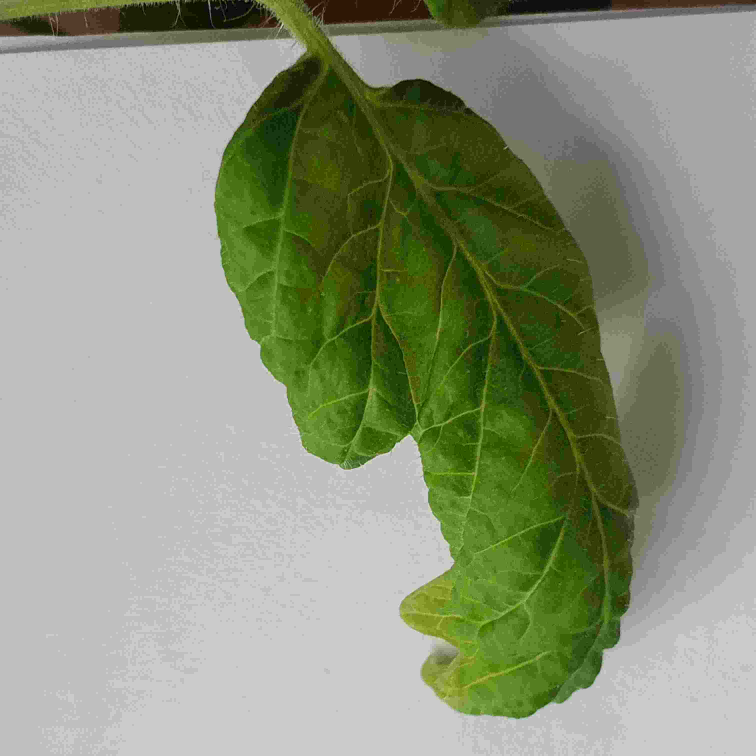
#> input picture porject/compressed_low_quality_image.jpg, 3024 x 3024 px, given in place of the camera (shown at 1/4 size)
$ jupyter execute --allow-errors 0704.ipynb
#> lines starting #> are read from the running program, lines starting #| are printed output that depends on the picture
[cell 1]
import sys
import cv2
import numpy as np
import matplotlib.pyplot as plt
import os
import glob

[cell 2]
src = cv2.imread('./fig2/cow.png')
dst = cv2.imread('./fig2/green.png')
#> (the rest of this cell did not finish here and is left out)

#> (a cell that did not finish here is left out)

[cell 4]
img = np.ones((600, 1200, 3), np.uint8)*255

## 라인
cv2.line(img, (50, 80), (200,80), (0, 0, 255), 5, cv2.LINE_4)
cv2.line(img, (200, 80), (100,250), (0, 0, 255), 5, cv2.LINE_AA)
cv2.arrowedLine(img, (250, 50), (250,250), (0, 0, 255), 5, cv2.LINE_4)

## 사각형
# cv2.rectangle(img, (120, 300), (240,400), (0, 0, 255), 5, cv2.LINE_4)
cv2.rectangle(img, [120, 300, 120, 100], (0, 0, 255), -1, cv2.LINE_4)
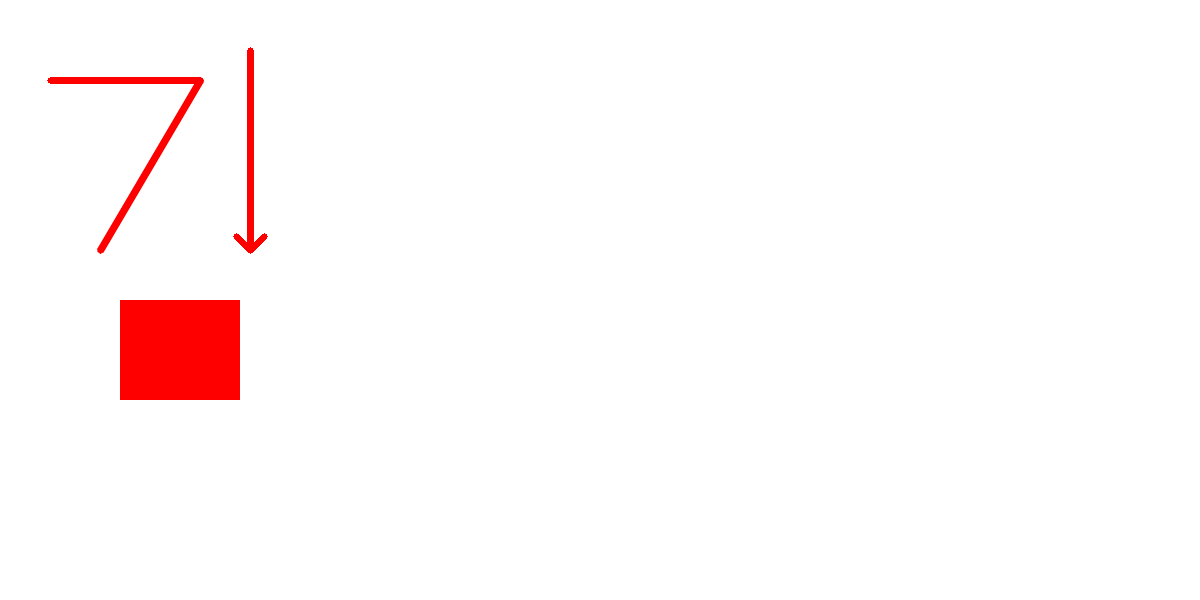
#> img: shape (600, 1200, 3); mean of channels 0, 1, 2 249.3, 249.3, 255; drawn as B, G, R

## 원
cv2.circle(img, (800, 300), 100, (0, 0, 255), 5, cv2.LINE_AA)
## 타원
cv2.ellipse(img, (800, 300), (50, 100), 45, 0, 360, (255, 0, 0), 5, cv2.LINE_AA)

## 글자
cv2.putText(img, 'Hello openCV!', (600, 100), cv2.FONT_HERSHEY_SIMPLEX, 2, (0, 255, 0), 5, cv2.LINE_AA)
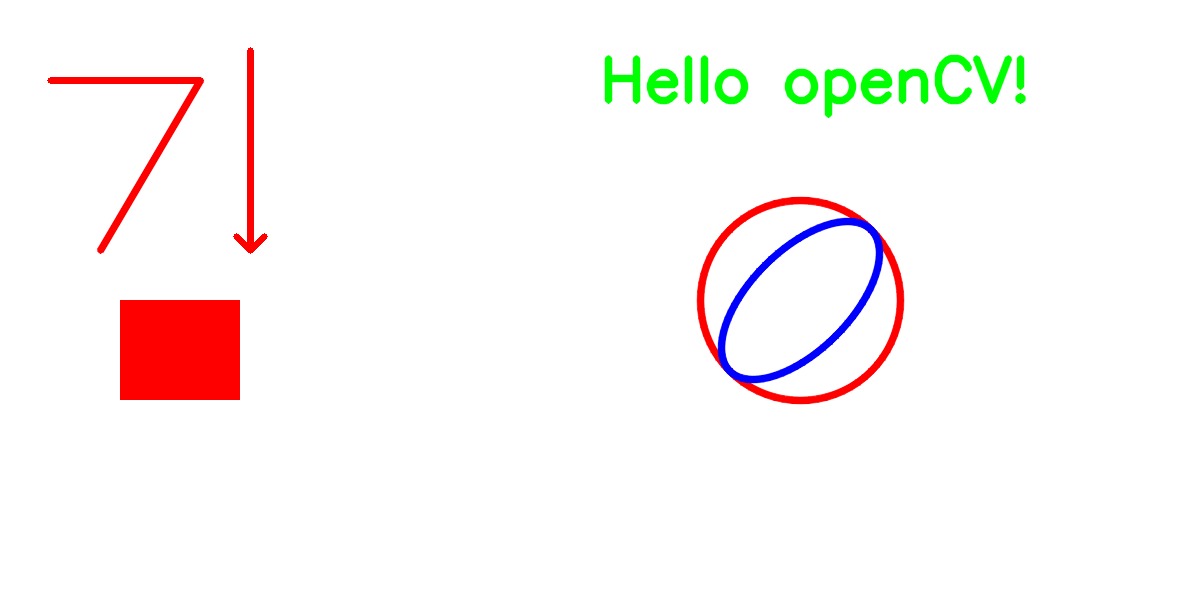
#> img: shape (600, 1200, 3); mean of channels 0, 1, 2 245.2, 246.5, 251.2; drawn as B, G, R

cv2.imshow('img', img)

cv2.waitKey()
cv2.destroyAllWindows()

[cell 5]
img2 = np.ones((600, 1200, 3), np.uint8)*255

cv2.circle(img2, (150, 200), 100, (0, 0, 255), 5, cv2.LINE_AA)
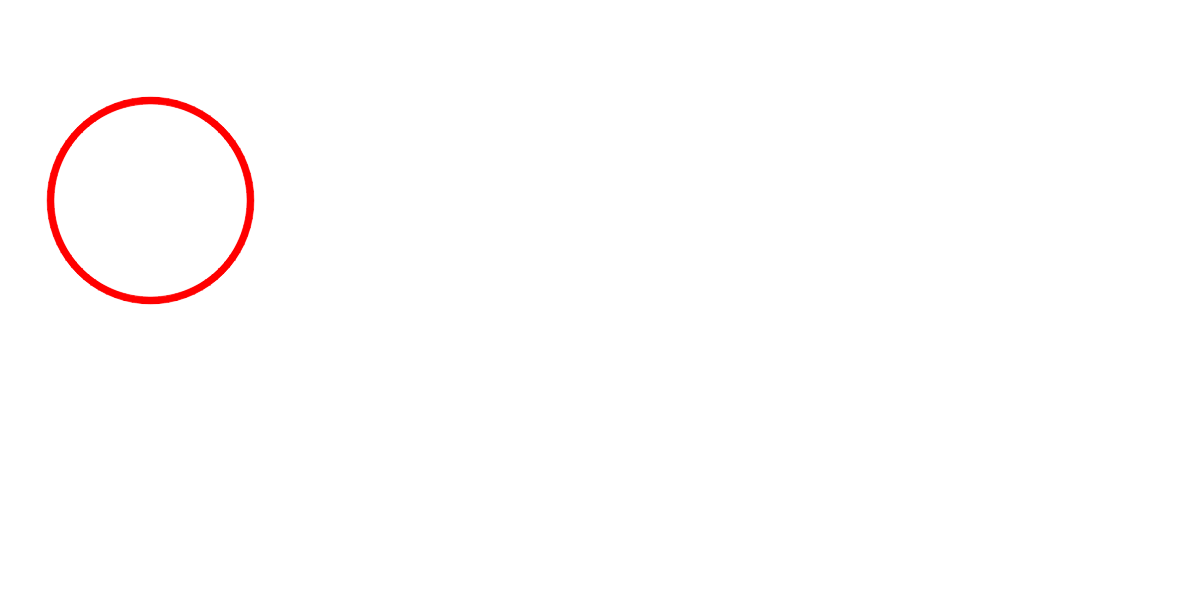
#> img2: shape (600, 1200, 3); mean of channels 0, 1, 2 253.4, 253.4, 255; drawn as B, G, R
cv2.line(img2, (300, 80), (300,350), (0, 0, 255), 5, cv2.LINE_4)
cv2.line(img2, (130, 350), (130,400), (0, 0, 255), 5, cv2.LINE_4)
cv2.line(img2, (130, 400), (300,400), (0, 0, 255), 5, cv2.LINE_4)

cv2.line(img2, (600, 100), (500,300), (0, 0, 255), 5, cv2.LINE_4)
cv2.line(img2, (600, 100), (700,300), (0, 0, 255), 5, cv2.LINE_4)
cv2.line(img2, (800, 80), (800,350), (0, 0, 255), 5, cv2.LINE_4)
cv2.line(img2, (800, 215), (850,215), (0, 0, 255), 5, cv2.LINE_4)
cv2.rectangle(img2, (600, 400), (800, 500), (0, 0, 255), 5, cv2.LINE_4)
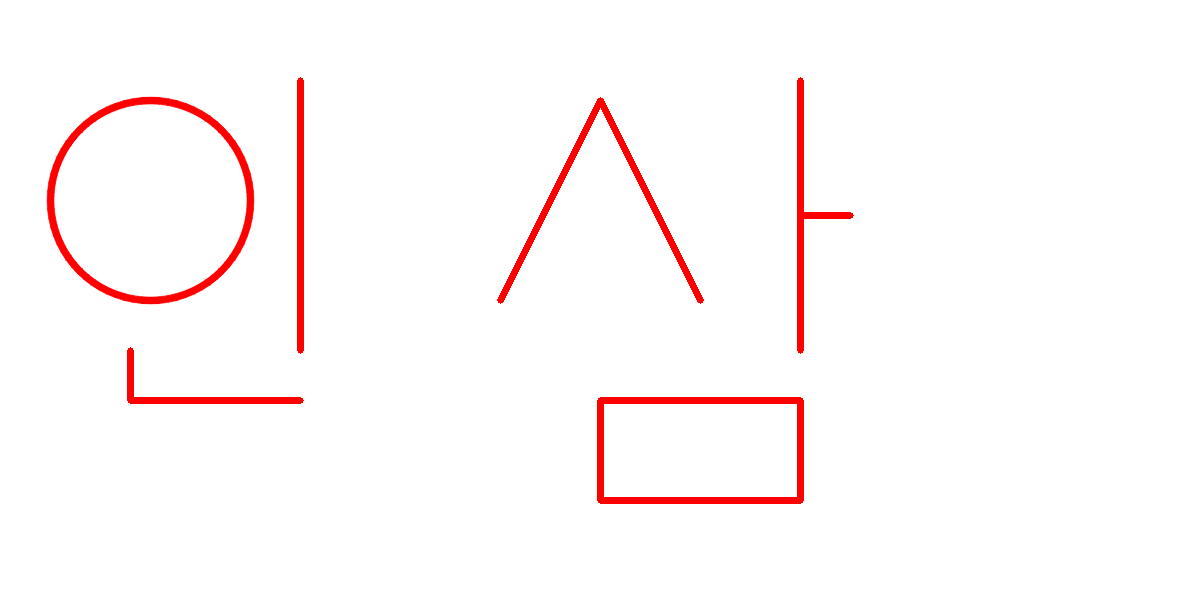
#> img2: shape (600, 1200, 3); mean of channels 0, 1, 2 248.8, 248.8, 255; drawn as B, G, R


cv2.imshow('img2', img2)

cv2.waitKey()
cv2.destroyAllWindows()

[cell 6]
cap = cv2.VideoCapture(0)

if not cap.isOpened():
    print('video open failed')
    sys.exit()

w = int(cap.get(cv2.CAP_PROP_FRAME_WIDTH))
h = int(cap.get(cv2.CAP_PROP_FRAME_HEIGHT))
fps = int(cap.get(cv2.CAP_PROP_FPS))
fourcc = cv2.VideoWriter_fourcc(*'DIVX')

out = cv2.VideoWriter('output.avi', fourcc, fps, (w, h))

while 1:
    ret, frame = cap.read()
#> frame is the input picture: shape (3024, 3024, 3); mean B, G, R 124.2, 148.5, 140.4

    if not ret:
        print('frame read failed')
        break
    edge = cv2.Canny(frame, 50, 150)
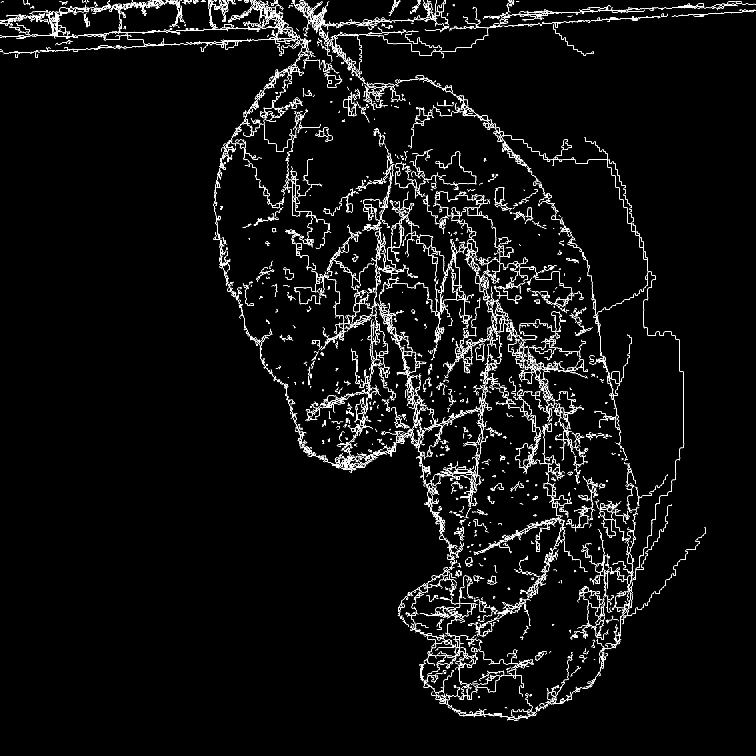
#> edge: shape (3024, 3024) (shown at 1/4 size); 2% white in thin lines or dots

    flipped_edge = cv2.flip(edge, 1) # 좌우반전
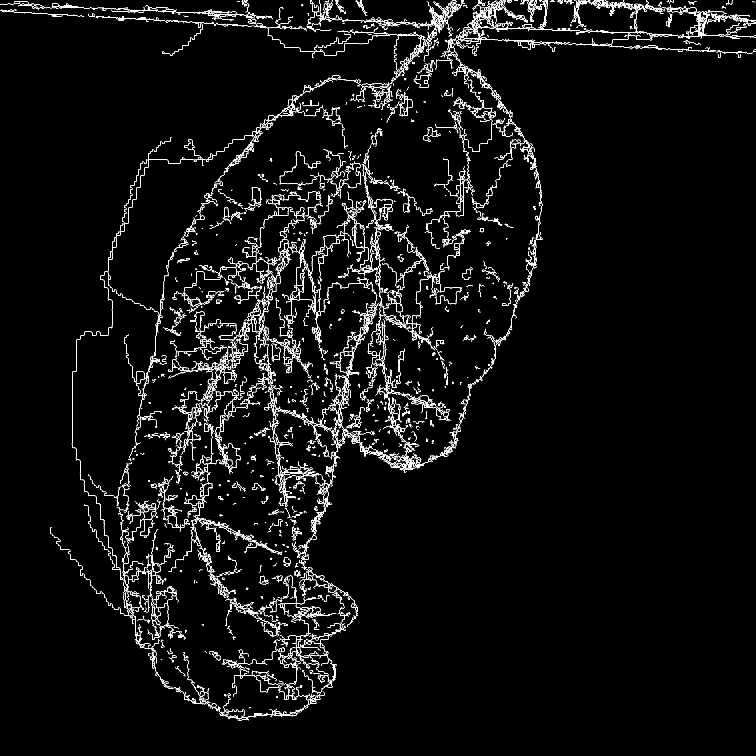
#> flipped_edge: shape (3024, 3024) (shown at 1/4 size); 2% white in thin lines or dots

    cv2.putText(frame, 'Hello openCV!', (100, 100), cv2.FONT_HERSHEY_SIMPLEX, 2, (0, 255, 0), 5, cv2.LINE_AA)

    cv2.imshow('frame', frame)
    cv2.imshow('edge', edge)
    cv2.imshow('flipped_edge', flipped_edge)

    out.write(frame)

    if cv2.waitKey(20) == 27:
#> (key Esc is pressed here)
        break

# cv2.waitKey()
cv2.destroyAllWindows()
cap.release()
out.release()

# print(cap.isOpened())

[cell 7]
cap = cv2.VideoCapture(0)

if not cap.isOpened():
    print('video open failed')
    sys.exit()

w = int(cap.get(cv2.CAP_PROP_FRAME_WIDTH))
h = int(cap.get(cv2.CAP_PROP_FRAME_HEIGHT))
fps = int(cap.get(cv2.CAP_PROP_FPS))
fourcc = cv2.VideoWriter_fourcc(*'DIVX')

out = cv2.VideoWriter('output.avi', fourcc, fps, (w, h), isColor=False)

while 1:
    ret, frame = cap.read()

    if not ret:
        print('frame read failed')
        break
    edge = cv2.Canny(frame, 50, 150)

    flipped_edge = cv2.flip(edge, 1) # 좌우반전

    cv2.putText(frame, 'Hello openCV!', (100, 100), cv2.FONT_HERSHEY_SIMPLEX, 2, (0, 255, 0), 5, cv2.LINE_AA)

    cv2.imshow('frame', frame)
    cv2.imshow('edge', edge)
    cv2.imshow('flipped_edge', flipped_edge)

    out.write(flipped_edge)

    if cv2.waitKey(20) == 27:
#> (key Esc is pressed here)
